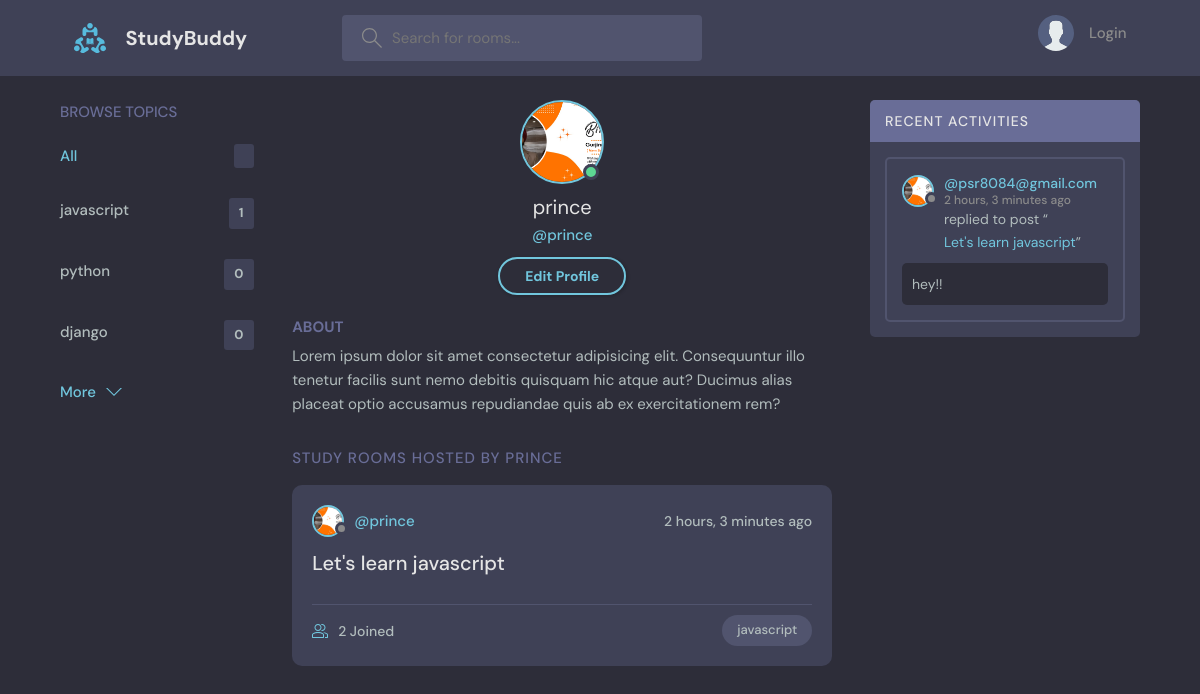
Screenshot of /user-profile/1 with the database file from the repository.
### base/models.py (models this page shows, shortened)
class Topic(models.Model):
    name = models.CharField(max_length=100)

class User(AbstractUser):
    name = models.CharField(max_length=200, null=True)
    email = models.EmailField(unique=True, null=True)
    bio=models.TextField(null=True)
    avatar=models.ImageField(null=True, default='avatar.svg')
    USERNAME_FIELD= 'email'
    REQUIRED_FIELDS = []

class Room(models.Model):
    host=models.ForeignKey(User, on_delete=models.SET_NULL, null=True )
    name = models.CharField(max_length=100)
    topic=models.ForeignKey(Topic, on_delete=models.CASCADE, null=True)
    participants=models.ManyToManyField(User, related_name='participants', blank=True)
    description = models.TextField(max_length=250)
    created_at = models.DateTimeField(auto_now_add=True)
    updated_at = models.DateTimeField(auto_now=True)
    class Meta:
        ordering = ['-created_at', 'updated_at']

class Message(models.Model):
    user= models.ForeignKey(User, on_delete=models.SET_NULL, null=True)
    room = models.ForeignKey(Room, on_delete=models.CASCADE, null=True)
    body=models.TextField()
    created_at = models.DateTimeField(auto_now_add=True, null=True)
    class Meta:
        ordering = ['-created_at']

### base/views.py (the view)
# urls.py: path('user-profile/<str:pk>', views.userProfile, name='user-profile'),
def userProfile(request, pk):
    user = User.objects.get(id=pk)
    room= user.room_set.all()
    topic = Topic.objects.all()
    room_message = user.message_set.all()
    context={'user': user, 'rooms': room, 'topics':topic, 'room_message': room_message}
    return render(request, 'base/profile.html', context)

### base/templates/base/profile.html
{% extends 'main.html' %}
{% block content %}
  <main class="profile-page layout layout--3">
    <div class="container">
      {% include 'base/topics_component.html' %}
      <div class="roomList">
        <div class="profile">
          <div class="profile__avatar">
            <div class="avatar avatar--large active">
              <img src="{{user.avatar.url}}" />
            </div>
          </div>
          <div class="profile__info">
            <h3>{{user.username}}</h3>
            <p>@{{user.username}}</p>
            <a href="{% url 'update-profile' %}" class="btn btn--main btn--pill">Edit Profile</a>
          </div>
          <div class="profile__about">
            <h3>About</h3>
            <p>
              Lorem ipsum dolor sit amet consectetur adipisicing elit. Consequuntur illo tenetur
              facilis sunt nemo debitis quisquam hic atque aut? Ducimus alias placeat optio
              accusamus repudiandae quis ab ex exercitationem rem?
            </p>
          </div>
        </div>
        <div class="roomList__header">
          <div>
            <h2>Study Rooms Hosted by {{user.username}}</a>
            </h2>
          </div>
        </div>
        {% include 'base/feed_component.html' %}
      </div>
      {% include 'base/activity_component.html' %}
    </div>
  </main>
  {% endblock %}

### base/templates/base/topics_component.html
<div class="topics">
    <div class="topics__header">
      <h2>Browse Topics</h2>
    </div>
    <ul class="topics__list">
      <li>
        <a href="{% url 'home' %}" class="active">All <span>{{room_counts}}</span></a>
      </li>
      {% for topic in topics %}
      <li>
        <a href="{% url 'home' %}?q={{topic.name}}">{{topic.name}} <span>{{topic.room_set.all.count}}</span></a>
      </li>
      {%endfor%}
    </ul>
    <a class="btn btn--link" href="{% url 'topics' %}">
      More
      <svg version="1.1" xmlns="http://www.w3.org/2000/svg" width="32" height="32" viewBox="0 0 32 32">
        <title>chevron-down</title>
        <path d="M16 21l-13-13h-3l16 16 16-16h-3l-13 13z"></path>
      </svg>
    </a>
  </div>

### base/templates/base/feed_component.html (shortened to what this page needs)
{% for room in rooms %}
<div class="roomListRoom">
    <div class="roomListRoom__header">
      <a href="{% url 'user-profile' room.host.id %}" class="roomListRoom__author">
        <div class="avatar avatar--small">
          <img src="{{room.host.avatar.url}}" />
        </div>
        <span>@{{room.host.username}}</span>
      </a>
      <div class="roomListRoom__actions">
        <span>{{room.created_at | timesince}} ago</span>
      </div>
    </div>
    <div class="roomListRoom__content">
      <a href="{% url 'room' room.id %}">{{room.name}}</a>
    </div>
    <div class="roomListRoom__meta">
      <a href="room.html" class="roomListRoom__joined">
        {{room.participants.all.count}} Joined
      </a>
      <p class="roomListRoom__topic">{{room.topic.name}}</p>
    </div>
  </div>
  {% endfor %}

### base/templates/base/activity_component.html (shortened to what this page needs)
<div class="activities">
    <div class="activities__header">
      <h2>Recent Activities</h2>
    </div>
    {% for message in room_message %}
    <div class="activities__box">
      <div class="activities__boxHeader roomListRoom__header">
        <a href="{% url 'user-profile' message.user.id %}" class="roomListRoom__author">
          <div class="avatar avatar--small">
            <img src="{{message.user.avatar.url}}" alt=""/>
          </div>
          <p>
            @{{message.user}}
            <span>{{message.created_at | timesince}} ago</span>
          </p>
        </a>
      </div>
      <div class="activities__boxContent">
        <p>replied to post “<a href="{% url 'room' message.room.id %}">{{message.room.name}}</a>”</p>
        <div class="activities__boxRoomContent">
          {{message.body}}
        </div>
      </div>
    </div>
    {% endfor %}
  </div>

### rows the page displays
Topic: name "javascript", room_set.all.count "1"
Topic: name "python", room_set.all.count "0"
Topic: name "django", room_set.all.count "0"
User: avatar (picture), username "prince", username "PRINCE"
Room: host.avatar (picture), host.username "prince", created_at "2 hours, 3 minutes", name "Let's learn javascript", participants.all.count "2", topic.name "javascript"
Message: user.avatar (picture), user "psr8084@gmail.com", created_at "2 hours, 3 minutes", room.name "Let's learn javascript", body "hey!!"
